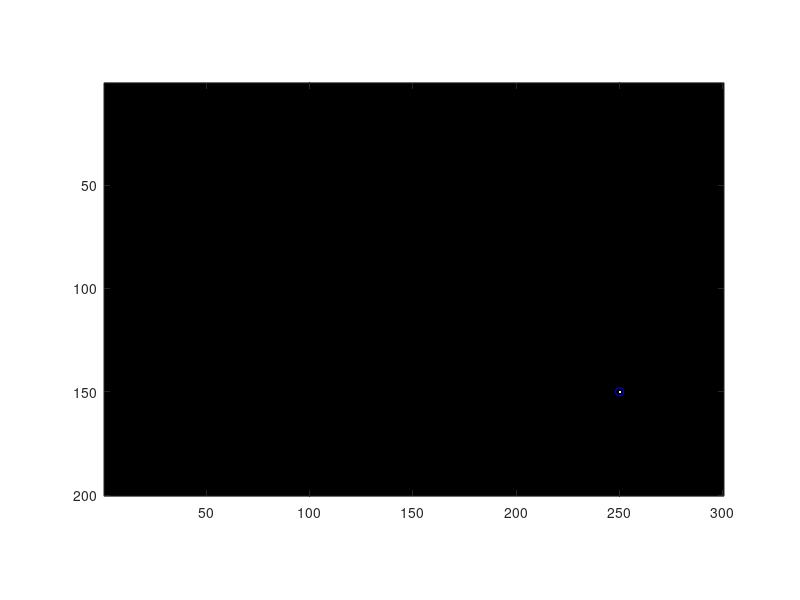

Here is the MATLAB script that generated this plot:
clc;
clear all;close all;


im = zeros(200,300);

im(150,250) = 1;



figure()
imshow(im);hold on;
plot(250,150,'bo');
axis on
